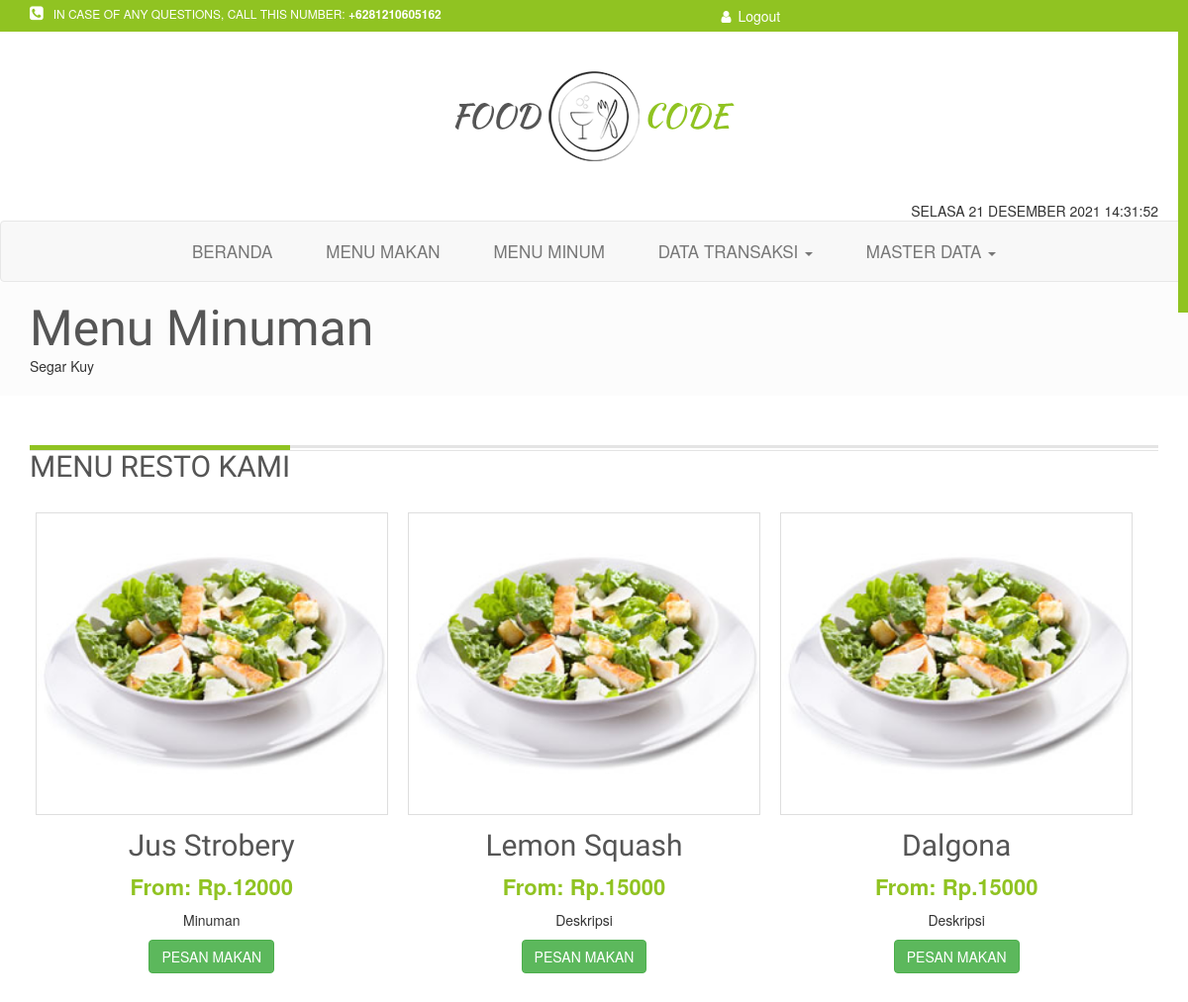
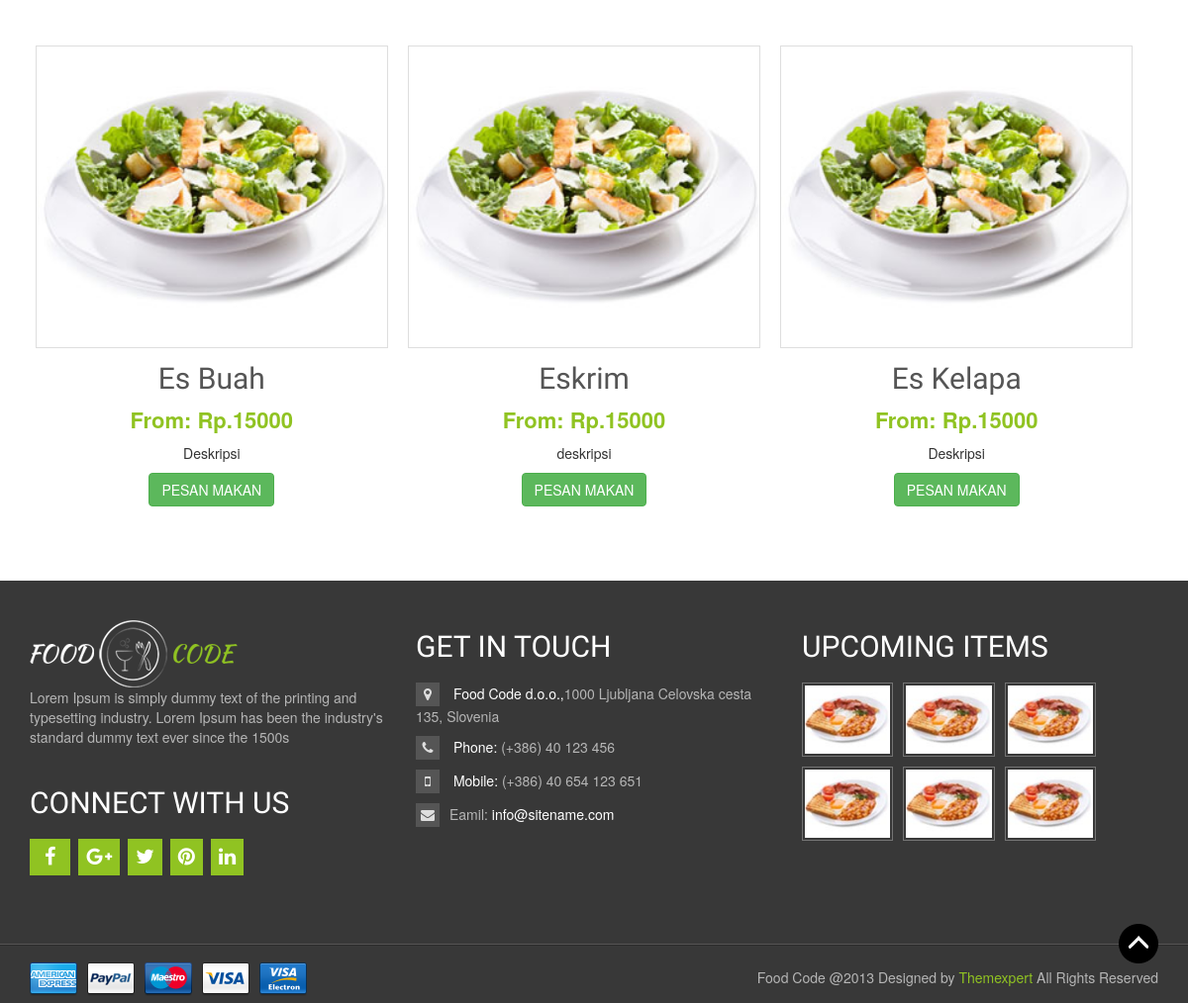
Screenshot of /minuman.php (signed in) with the database file from the repository (2 pictures, top to bottom).
### tables this page shows
CREATE TABLE `barang`  (
  `id` int(11) NOT NULL AUTO_INCREMENT,
  `nama` varchar(255) NULL DEFAULT NULL,
  `harga` varchar(255) NULL DEFAULT NULL,
  `deskripsi` varchar(255) NULL DEFAULT NULL,
  `tipe` varchar(255) NULL DEFAULT NULL,
  `status` varchar(255) NULL DEFAULT NULL,
  PRIMARY KEY (`id`) USING BTREE
);

### minuman.php (the view, shortened to what this page needs)
<!doctype html>
<html lang="en">
<head>
	<link rel="stylesheet" href="css/nivo-slider.css" type="text/css" />
	<link rel="stylesheet" href="css/owl.carousel.css">
	<link rel="stylesheet" href="css/bootstrap.min.css">
	<link rel="stylesheet" href="css/font-awesome.min.css">
	<link rel="stylesheet" href="css/style.css">
	<link rel="stylesheet" href="css/responsive.css">
</head>
<body>
	<?php
		require_once('header.php');
	?>
	<section id="topic-header">
		<div class="container">
			<div class="row">
				<div class="col-md-4">
					<h1>Menu Minuman </h1>
					<p>Segar Kuy</p>
			</div>
		</div>
	</section>
	<section id="shop">
		<div class="container">
			<div class="row">
				<div class="col-md-12">
					<div class="products-heading">
						<h2>MENU RESTO KAMI</h2>
					</div>
					<div class="product-grid">
					    <ul>
					    <?php
					    		$ambildata = mysqli_query($conn,"SELECT * FROM barang where tipe = 2");
									$row = mysqli_num_rows($ambildata);
									if ($row > 1) {
										while($tampil = mysqli_fetch_array($ambildata)){
											echo "<li><div class=\"products\">
													<a href=\"#\">
														<img src=\"images/product-image-8.jpg\" alt=\"\">
													</a>
													<a href=\"#\">
														<h4>".$tampil['nama']."</h4>
													</a>
													<p class=\"price\">From: Rp.".$tampil['harga']."</p>
													<p >".$tampil['deskripsi']."</p>
													<div >
														<button type=\"button\" class=\"btn btn-success\" data-toggle=\"modal\" data-target=\"#tambah\">PESAN MAKAN</button>
													</div>
												</div></li>";
										}
									}else {
										echo "<tr>
													<td colspan=\"9\" align=\"center\"> TIdak ada data</td>
													</tr>";
									}
					    	?>
								    </div>
								  </div>
								</div>
					</div>
	</section>
	<footer>
		<div class="container">
			<div class="row">
				<div class="col-md-4">
					<div class="block clearfix">
						<a href="#">
							<img src="images/footer-logo.png" alt="">
						</a>
						<p>
							Lorem Ipsum is simply dummy text of the printing and typesetting industry. Lorem Ipsum has been the industry's standard dummy text ever since the 1500s
						</p>
						<h4 class="connect-heading">CONNECT WITH US</h4>
						<ul class="social-icon">
							<li>
								<a class="facebook-icon" href="#">
									<i class="fa fa-facebook"></i>
								</a>
							</li>
							<li>
								<a class="plus-icon" href="#">
									<i class="fa fa-google-plus"></i>
								</a>
							</li>
							<li>
								<a class="twitter-icon" href="#">
									<i class="fa fa-twitter"></i>
								</a>
							</li>
							<li>
								<a class="pinterest-icon" href="#">
									<i class="fa fa-pinterest"></i>
								</a>
							</li>
							<li>
								<a class="linkedin-icon" href="#">
									<i class="fa fa-linkedin"></i>
								</a>
							</li>
						</ul>
					</div>
				</div>
				<div class="col-md-4">
					<div class="block">
						<h4>GET IN TOUCH</h4>
						<p ><i class="fa  fa-map-marker"></i> <span>Food Code d.o.o.,</span>1000 Ljubljana Celovska cesta 135, Slovenia</p>
						<p> <i class="fa  fa-phone"></i> <span>Phone:</span> (+386) 40 123 456 </p>
						<p> <i class="fa  fa-mobile"></i> <span>Mobile:</span> (+386) 40 654 123 651</p>
						<p class="mail"><i class="fa  fa-envelope"></i>Eamil: <span>info@sitename.com</span></p>
					</div>
				</div>
				<div class="col-md-4">
					<div class="block">
						<h4>UPCOMING ITEMS</h4>
						<div class="media">
						  	<a class="pull-left" href="#">
						    	<img class="media-object" src="images/product-item.jpg" alt="...">
						  	</a>
						  	<a class="pull-left" href="#">
						    	<img class="media-object" src="images/product-item.jpg" alt="...">
						  	</a>
						  	<a class="pull-left" href="#">
						    	<img class="media-object" src="images/product-item.jpg" alt="...">
						  	</a>
						  	<a class="pull-left" href="#">
						    	<img class="media-object" src="images/product-item.jpg" alt="...">
						  	</a>
						  	<a class="pull-left" href="#">
						    	<img class="media-object" src="images/product-item.jpg" alt="...">
						  	</a>
						  	<a class="pull-left" href="#">
						    	<img class="media-object" src="images/product-item.jpg" alt="...">
						  	</a>
						</div>
					</div>
				</div>
			</div>
		</div>
		<div class="footer-bottom">
			<div class="container">
				<div class="row">
					<div class="col-md-12">
						<ul class="cash-out pull-left">
							<li>
								<a href="#">
									<img src="images/American-Express.png" alt="">
								</a>
							</li>
							<li>
								<a href="#">
									<img src="images/PayPal.png" alt="">
								</a>
							</li>
							<li>
								<a href="#">
									<img src="images/Maestro.png" alt="">
								</a>
							</li>
							<li>
								<a href="#">
									<img src="images/Visa.png" alt="">
								</a>
							</li>
							<li>
								<a href="#">
									<img src="images/Visa-Electron.png" alt="">
								</a>
							</li>
						</ul>
						<p class="copyright-text pull-right">Food Code @2013 Designed by <a href="http://www.themexpert.com">Themexpert</a> All Rights Reserved</p>
					</div>
				</div>
			</div>
		</div>
	</footer>
	<a id="back-top" href="#"></a>
</body>
</html>

### css/style.css (style rules this page uses)
li { list-style: none; }
h1,h2,h3,h4,h5,h6 { font-family: 'Yanone Kaffeesatz', sans-serif;color: #555 }
h1 { font-size: 50px; }
h2 { font-size: 40px; }
h4 { font-size: 30px; }
ul { padding-left: 0; }
section+section { margin-top: 50px; }
#back-top { position: fixed; bottom: 30px; width: 40px; color: #bbb; height: 50px; right: 30px; display: block; text-align: center; background: url("../images/top.png") no-repeat; }
.products-heading { margin-top: 20px; background: url("../images/titleBorder.png"); background-repeat: repeat-x; }
.products-heading h2 { margin: 0px 0 20px ; border-top: 5px solid #90c322; display: inline-block; }
.products { text-align: center; margin-bottom: 65px; cursor: pointer; }
.products a img { width: 100%; border: 1px solid #dedede; -webkit-transition: 0.3s ease-in-out; -moz-transition: 0.3s ease-in-out; -ms-transition: 0.3s ease-in-out; -o-transition: 0.3s ease-in-out; transition: 0.3s ease-in-out; }
.products a h4 { margin-top: 14px; -webkit-transition: 0.2s ease-in-out; -moz-transition: 0.2s ease-in-out; -ms-transition: 0.2s ease-in-out; -o-transition: 0.2s ease-in-out; transition: 0.2s ease-in-out; }
.price { font-size: 22px; color: #90c322; font-weight: bold; margin-bottom: 8px; }
footer { background: #383838; color: #fff; padding-top: 40px; }
footer .block { color: #B6B6B6; }
footer .block p i { color: #dedede; margin-right: 10px; background: #555; width: 24px; line-height: 24px; text-align: center; }
footer .block h4 { margin-bottom: 20px; color: #fff; }
footer .block .media-object { border:1px solid #747474; padding: 2px; height: 75px; }
footer .block .media>.pull-left { margin-bottom: 10px; }
footer .block span { color: #fff; }
.footer-bottom { width: 100%; margin-top: 70px; border-top: 1px solid #2C2C2C; box-shadow: 0 -1px 0 #575656; padding-top: 10px; }
.copyright-text { margin-top: 12px; color: #B6B6B6; }
.copyright-text a { color: #90c322; }
.social-icon li { float: left; margin-right: 8px; }
.social-icon li a i { color: #fff; font-size: 20px; }
.social-icon li a { padding: 8px; background: #90c322; display: inline-block; }
.facebook-icon .fa-facebook { padding: 0px 7px; }
.cash-out { padding: 0; margin-bottom: 0px; }
.cash-out li { float: left; }
.cash-out li a { padding-right: 10px; }
.cash-out li a img { -webkit-transition: all 0.2s ease-in-out; -moz-transition: all 0.2s ease-in-out; -ms-transition: all 0.2s ease-in-out; -o-transition: all 0.2s ease-in-out; transition: all 0.2s ease-in-out; }
.connect-heading { margin-top: 40px; }
#topic-header { background: #FCFCFC; width: 100%; padding: 20px 0; margin: -20px 0; }
#topic-header h1,#topic-header p { margin: 0; }
.product-grid ul { text-align: center; }
.product-grid ul li { width: 33%; text-align: center; padding: 10px 20px 0 0px; display: inline-block; vertical-align: top; }
#shop .products-heading h2 { font-size: 30px; }

### rows the page displays
barang: nama "Jus Strobery", harga "12000", deskripsi "Minuman"
barang: nama "Lemon Squash", harga "15000", deskripsi "Deskripsi"
barang: nama "Dalgona", harga "15000", deskripsi "Deskripsi"
barang: nama "Es Buah", harga "15000", deskripsi "Deskripsi"
barang: nama "Eskrim", harga "15000", deskripsi "deskripsi"
barang: nama "Es Kelapa", harga "15000", deskripsi "Deskripsi"
